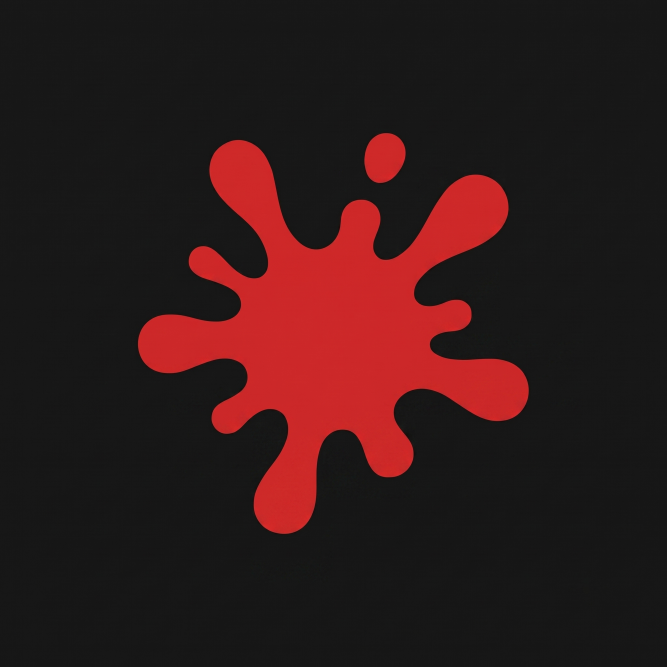
#> input picture docs/trollos/splat-source.png, 2000 x 2000 px (shown at 1/3 size)
$ python make-wallpapers.py ../../docs/trollos/splat-source.png
#> lines starting #> are read from the running program, lines starting #| are printed output that depends on the picture; after the words box and inside, x2 and y2 are one past the last pixel; in counts of white or black regions, pixels touching at a corner belong together
#!/usr/bin/env python3
"""TrollOS wallpapers: python3 scripts/trollos/make-wallpapers.py dark|light|pixel
Writes trollos-<variant>.png (3840×2160) and a small prev_trollos-<variant>.png into the current folder.
The splat shape is read from docs/trollos/splat-source.png."""
from pathlib import Path
import numpy as np, sys
from PIL import Image, ImageDraw, ImageFont
from scipy import ndimage
W,H = 3840,2160
src = np.asarray(Image.open(Path(__file__).resolve().parents[2] / 'docs/trollos/splat-source.png').convert('RGB')).astype(np.float32)/255
mask = (src[...,0]-np.maximum(src[...,1],src[...,2]))>0.25
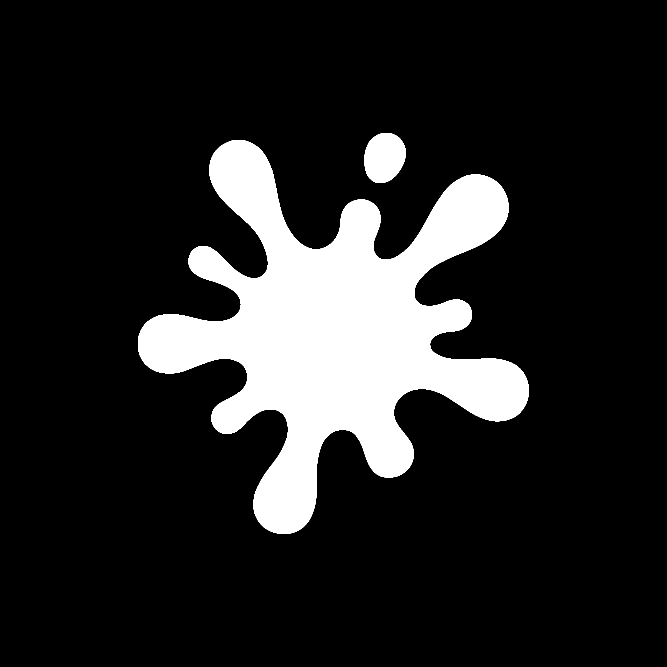
#> mask: shape (2000, 2000) bool (shown at 1/3 size); 14.7% white; 2 white regions, box (x1, y1, x2, y2) and area: (414, 420, 1586, 1602) 572658, (1093, 399, 1217, 549) 14571
mask = ndimage.binary_fill_holes(ndimage.binary_opening(mask,iterations=2))
#> mask: shape (2000, 2000) bool; 14.7% white; 2 white regions, box (x1, y1, x2, y2) and area: (414, 420, 1586, 1602) 572655, (1093, 399, 1217, 549) 14569
sdf = ndimage.distance_transform_edt(~mask)-ndimage.distance_transform_edt(mask)
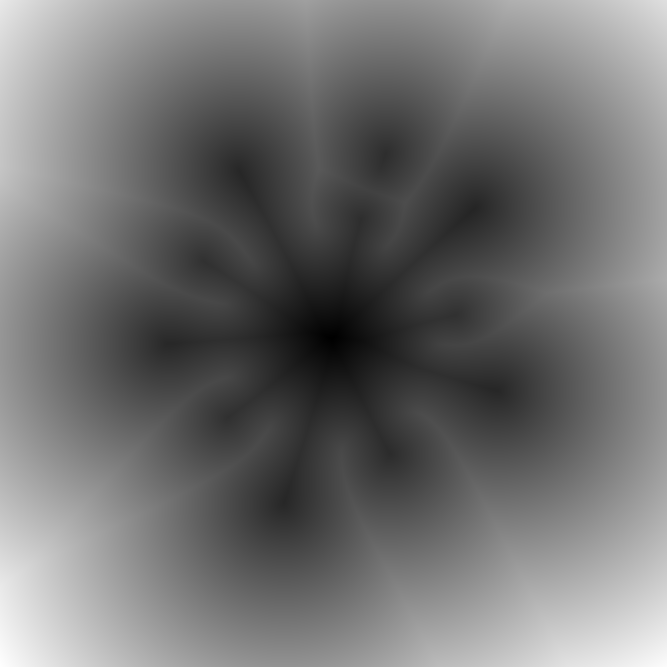
#> sdf: shape (2000, 2000) float64 (shown at 1/3 size); min -270.4, max 889, mean 246.1; drawn with min black and max white
sdf = ndimage.gaussian_filter(sdf,1.5)
ys,xs = np.nonzero(mask); cy,cx=(ys.min()+ys.max())/2,(xs.min()+xs.max())/2
#> after `cy, cx = ((ys.min() + ys.max()) / 2, (xs.min() + xs.max()) / 2)`: cy = 1000; cx = 999.5
r_max = np.sqrt((ys-cy)**2+(xs-cx)**2).max()
#> r_max = 669.8

def splat(size_px, ox, oy):
    """SDF in output pixels; splat circle diameter = size_px, centred at (ox,oy)."""
    scale = r_max/(size_px/2)
    yy,xx = np.mgrid[0:H,0:W].astype(np.float32)
    d = ndimage.map_coordinates(sdf,[cy+(yy-oy)*scale, cx+(xx-ox)*scale],order=1,mode='nearest')
    return d/scale
def cov(d,soft=1.0): return np.clip(0.5-d/soft,0,1)
def radial(c0,c1,c2,cxr=0.5,cyr=0.47,rr=0.75):
    yy,xx = np.mgrid[0:H,0:W].astype(np.float32)
    t = np.sqrt(((xx/W-cxr)*W/H)**2+(yy/H-cyr)**2)/rr
    t = np.clip(t,0,1)[...,None]
    c0,c1,c2=[np.array(c,np.float32)/255 for c in (c0,c1,c2)]
    return np.where(t<0.55, c0+(c1-c0)*(t/0.55), c1+(c2-c1)*((t-0.55)/0.45))
def hexc(h): return tuple(int(h[i:i+2],16) for i in (1,3,5))
def blur(a,s): return ndimage.gaussian_filter(a,s)
def noise(img,amt=0.012,seed=1):
    rng=np.random.default_rng(seed); return np.clip(img+rng.normal(0,amt,img.shape[:2])[...,None],0,1)
def save(img,name):
    Image.fromarray((np.clip(img,0,1)*255+0.5).astype(np.uint8)).save(name+'.png',optimize=True)
    Image.fromarray((np.clip(img,0,1)*255+0.5).astype(np.uint8)).resize((960,540),Image.LANCZOS).save('prev_'+name+'.png')

def body_grad(top,mid,bot,y0,y1):
    yy = np.mgrid[0:H,0:W][0].astype(np.float32)
    t = np.clip((yy-y0)/(y1-y0),0,1)[...,None]
    top,mid,bot=[np.array(hexc(c),np.float32)/255 for c in (top,mid,bot)]
    return np.where(t<0.55, top+(mid-top)*(t/0.55), mid+(bot-mid)*((t-0.55)/0.45))

which = sys.argv[1]
S = 980; ox,oy = W/2, H/2
if which in ('dark','light'):
    d = splat(S,ox,oy); a = cov(d,1.2)[...,None]
    body = body_grad('#FF4A50','#EC2730','#C9111B',oy-S/2,oy+S/2)
    if which=='dark':
        bg = radial(hexc('#1D1316'),hexc('#110E11'),hexc('#09080A'))
        glow = blur(cov(d,1.0),90)[...,None]*0.55 + blur(cov(d,1.0),24)[...,None]*0.35
        img = bg + glow*np.array([0.85,0.08,0.10])
        sh = blur(cov(splat(S,ox,oy+14),1),18)[...,None]*0.45
        img = img*(1-sh)
    else:
        bg = radial(hexc('#F7F1EE'),hexc('#EFE6E2'),hexc('#E2D6D2'))
        sh = blur(cov(splat(S,ox+10,oy+26),1),34)[...,None]*0.22
        img = bg*(1-sh*np.array([0.55,0.75,0.75]))
    # inner rim highlight / bevel
    rim = np.clip(1-np.abs(d+6)/6,0,1)*(blur(d,3)<0)
    gy = np.gradient(blur(d,6),axis=0)
    hi = (rim*np.clip(gy,0,1))[...,None]*0.35
    lo = (rim*np.clip(-gy,0,1))[...,None]*0.25
    b = np.clip(body + hi - lo*body,0,1)
    img = img*(1-a)+b*a
    img = noise(img, 0.010 if which=='dark' else 0.006)
    save(img,'trollos-'+which)
elif which=='pixel':
    # big pixel-art splat: sample the mask on a coarse grid
    P = 24                               # one art pixel in screen px
    n = 44                               # art grid size
    bg = radial(hexc('#1A1215'),hexc('#100D10'),hexc('#08070A'))
    img = bg.copy()
    # faint pixel grid over the whole screen
    yy,xx = np.mgrid[0:H,0:W]
    grid = ((xx%P==0)|(yy%P==0))[...,None]
    img = img*(1-grid*0.18)+grid*0.18*np.array([0.11,0.08,0.09])
    gx0 = int((W/2 - n*P/2)//P*P); gy0 = int((H/2 - n*P/2)//P*P)
    d = splat(n*P*0.94, gx0+n*P/2, gy0+n*P/2)
    cells = d[gy0+P//2:gy0+n*P:P, gx0+P//2:gx0+n*P:P] < 0
    big = np.kron(cells, np.ones((P,P))).astype(np.float32)
    full = np.zeros((H,W),np.float32); full[gy0:gy0+n*P, gx0:gx0+n*P]=big
    glow = blur(full,70)[...,None]*0.5
    img = img + glow*np.array([0.8,0.07,0.1])
    # shade cells: lighter on top-left edges, darker bottom-right
    up = np.roll(cells,1,0); lf = np.roll(cells,1,1); dn=np.roll(cells,-1,0); rt=np.roll(cells,-1,1)
    col = np.zeros(cells.shape+(3,),np.float32)
    base=np.array(hexc('#E8262F'))/255; hl=np.array(hexc('#FF5A60'))/255; sd=np.array(hexc('#A80E18'))/255
    col[cells]=base
    col[cells & (~up | ~lf)] = hl
    col[cells & (~dn | ~rt)] = sd
    colbig = np.kron(col, np.ones((P,P,1)))
    fullc = np.zeros((H,W,3),np.float32); fullc[gy0:gy0+n*P, gx0:gx0+n*P]=colbig
    # drop shadow one art pixel down-right
    shadow = np.zeros((H,W),np.float32); shadow[gy0+P:gy0+n*P+P, gx0+P:gx0+n*P+P]=big
    img = img*(1-shadow[...,None]*0.6)
    img = img*(1-full[...,None])+fullc*full[...,None]
    # scanlines
    img = img*(1-((yy%4)<2)[...,None]*0.06)
    save(img,'trollos-pixel')
